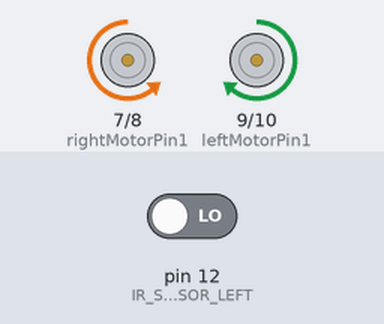
The sketch below on a simulated Arduino Uno, built with avr-gcc and run on an emulated ATmega328P. Parts: motor-driver pin pairs drawn as motors (green arrow = first pin HIGH = forward, orange = second pin HIGH = backward, longer = more drive, scaled by the enable pin). The inputs (shaded band) are chosen by the test bench; at power-on: pin 12 (IR_SENSOR_LEFT) LOW. What the sketch prints to the serial monitor is not drawn.

Above: at 1.2 s.
1.3 s: pin 12 (IR_SENSOR_LEFT) driven HIGH
At 1.7 s:
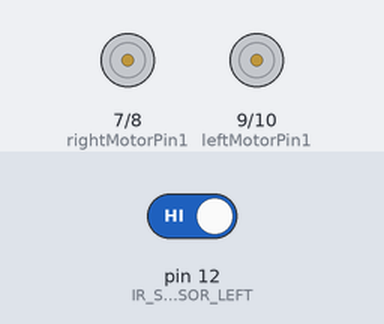
2.8 s: pin 12 (IR_SENSOR_LEFT) driven LOW
At 4.0 s:
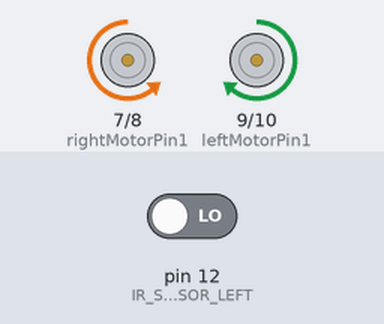
Timing chart, 0 to 5.8 s (numbered marks = the images above; inputs shaded):
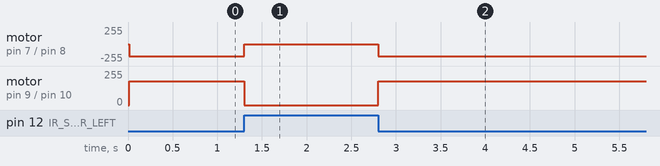

The sketch:

GSM_plus_LINEFOLLOW.ino
```cpp
#define IR_SENSOR_RIGHT 11
#define IR_SENSOR_LEFT 12
#define MOTOR_SPEED 180

#include <SoftwareSerial.h>

SoftwareSerial SIM900A(10,11);

//Right motor
int enableRightMotor=6;
int rightMotorPin1=7;
int rightMotorPin2=8;

//Left motor
int enableLeftMotor=5;
int leftMotorPin1=9;
int leftMotorPin2=10;

int RaspHigh = 13;

void setup()
{
  //The problem with TT gear motors is that, at very low pwm value it does not even rotate.
  //If we increase the PWM value then it rotates faster and our robot is not controlled in that speed and goes out of line.
  //For that we need to increase the frequency of analogWrite.
  //Below line is important to change the frequency of PWM signal on pin D5 and D6
  //Because of this, motor runs in controlled manner (lower speed) at high PWM value.
  //This sets frequecny as 7812.5 hz.
  TCCR0B = TCCR0B & B11111000 | B00000010 ;

  // put your setup code here, to run once:
  pinMode(RaspHigh, INPUT);

  pinMode(enableRightMotor, OUTPUT);
  pinMode(rightMotorPin1, OUTPUT);
  pinMode(rightMotorPin2, OUTPUT);

  pinMode(enableLeftMotor, OUTPUT);
  pinMode(leftMotorPin1, OUTPUT);
  pinMode(leftMotorPin2, OUTPUT);

  pinMode(IR_SENSOR_RIGHT, INPUT);
  pinMode(IR_SENSOR_LEFT, INPUT);
  rotateMotor(0,0);

   SIM900A.begin(9600);
   Serial.begin(9600);
   Serial.println ("SIM900A Ready");

  delay(100);
  Serial.println ("Type s to send message or r to receive message");
}


void loop()
{

  int rightIRSensorValue = digitalRead(IR_SENSOR_RIGHT);
  int leftIRSensorValue = digitalRead(IR_SENSOR_LEFT);


if (RaspHigh == HIGH)
  {
    SendMessage();
  }


  //If none of the sensors detects black line, then go straight
  if (rightIRSensorValue == LOW && leftIRSensorValue == LOW)
  {
    rotateMotor(MOTOR_SPEED, MOTOR_SPEED);
  }
  //If right sensor detects black line, then turn right
  else if (rightIRSensorValue == HIGH && leftIRSensorValue == LOW )
  {
      rotateMotor(-MOTOR_SPEED, MOTOR_SPEED);
  }
  //If left sensor detects black line, then turn left
  else if (rightIRSensorValue == LOW && leftIRSensorValue == HIGH )
  {
      rotateMotor(MOTOR_SPEED, -MOTOR_SPEED);
  }
  //If both the sensors detect black line, then stop
  else
  {
    rotateMotor(0, 0);
  }
}


void rotateMotor(int rightMotorSpeed, int leftMotorSpeed)
{

  if (rightMotorSpeed < 0)
  {
    digitalWrite(rightMotorPin1,LOW);
    digitalWrite(rightMotorPin2,HIGH);
  }
  else if (rightMotorSpeed > 0)
  {
    digitalWrite(rightMotorPin1,HIGH);
    digitalWrite(rightMotorPin2,LOW);
  }
  else
  {
    digitalWrite(rightMotorPin1,LOW);
    digitalWrite(rightMotorPin2,LOW);
  }

  if (leftMotorSpeed < 0)
  {
    digitalWrite(leftMotorPin1,LOW);
    digitalWrite(leftMotorPin2,HIGH);
  }
  else if (leftMotorSpeed > 0)
  {
    digitalWrite(leftMotorPin1,HIGH);
    digitalWrite(leftMotorPin2,LOW);
  }
  else
  {
    digitalWrite(leftMotorPin1,LOW);
    digitalWrite(leftMotorPin2,LOW);
  }
  analogWrite(enableRightMotor, abs(rightMotorSpeed));
  analogWrite(enableLeftMotor, abs(leftMotorSpeed));
}


 void SendMessage()
{
  Serial.println ("Sending Message");
  SIM900A.println("AT+CMGF=1");    //Sets the GSM Module in Text Mode
  delay(1000);
  Serial.println ("Set SMS Number");
  SIM900A.println("AT+CMGS=\"+918077674031\"\r"); //Mobile phone number to send message
  delay(1000);
  Serial.println ("Set SMS Content");
  SIM900A.println("Good morning, how are you doing?");// Messsage content
  delay(100);
  Serial.println ("Finish");
  SIM900A.println((char)26);// ASCII code of CTRL+Z
  delay(1000);
  Serial.println ("Message has been sent ->SMS Good Morning");
}
```

Measured:
- after the input at 1.3 s, motor on pin 7 (rightMotorPin1) / pin 8 (rightMotorPin2): backward 180/255 → stopped at once; motor on pin 9 (leftMotorPin1) / pin 10 (leftMotorPin2): forward 180/255 → stopped at once
- after the input at 2.8 s, motor on pin 7 (rightMotorPin1) / pin 8 (rightMotorPin2): stopped → backward 180/255 at once; motor on pin 9 (leftMotorPin1) / pin 10 (leftMotorPin2): stopped → forward 180/255 at once
